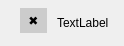
<?xml version="1.0" encoding="UTF-8"?>
<ui version="4.0">
 <class>NodeViewer</class>
 <widget class="QWidget" name="NodeViewer">
  <property name="geometry">
   <rect>
    <x>0</x>
    <y>0</y>
    <width>423</width>
    <height>375</height>
   </rect>
  </property>
  <property name="windowTitle">
   <string>Form</string>
  </property>
  <property name="styleSheet">
   <string notr="true">NodeViewer {
	background-color: #eee;
    border: 0px;
}

QPushButton {
    background-color: #ccc;
	border: none;
	padding: 5px;
	padding-left: 8px;
	padding-right: 8px;
	margin: 5px;
	margin-bottom: 10px;
}

QPushButton:pressed {
	background-color: #bbb;
}</string>
  </property>
  <layout class="QGridLayout" name="grid">
   <property name="sizeConstraint">
    <enum>QLayout::SetFixedSize</enum>
   </property>
   <property name="leftMargin">
    <number>0</number>
   </property>
   <property name="topMargin">
    <number>3</number>
   </property>
   <property name="rightMargin">
    <number>0</number>
   </property>
   <property name="bottomMargin">
    <number>3</number>
   </property>
   <property name="spacing">
    <number>5</number>
   </property>
   <item row="0" column="3">
    <widget class="QWidget" name="widget_2" native="true">
     <property name="sizePolicy">
      <sizepolicy hsizetype="Maximum" vsizetype="Maximum">
       <horstretch>0</horstretch>
       <verstretch>0</verstretch>
      </sizepolicy>
     </property>
     <property name="minimumSize">
      <size>
       <width>10</width>
       <height>0</height>
      </size>
     </property>
    </widget>
   </item>
   <item row="0" column="1">
    <widget class="QPushButton" name="closeButton">
     <property name="sizePolicy">
      <sizepolicy hsizetype="Maximum" vsizetype="Fixed">
       <horstretch>0</horstretch>
       <verstretch>0</verstretch>
      </sizepolicy>
     </property>
     <property name="text">
      <string>✖</string>
     </property>
    </widget>
   </item>
   <item row="0" column="0">
    <widget class="QWidget" name="widget" native="true">
     <property name="sizePolicy">
      <sizepolicy hsizetype="Maximum" vsizetype="Maximum">
       <horstretch>0</horstretch>
       <verstretch>0</verstretch>
      </sizepolicy>
     </property>
     <property name="minimumSize">
      <size>
       <width>10</width>
       <height>0</height>
      </size>
     </property>
    </widget>
   </item>
   <item row="0" column="2">
    <widget class="QLabel" name="title">
     <property name="text">
      <string>TextLabel</string>
     </property>
    </widget>
   </item>
  </layout>
 </widget>
 <resources/>
 <connections/>
</ui>
